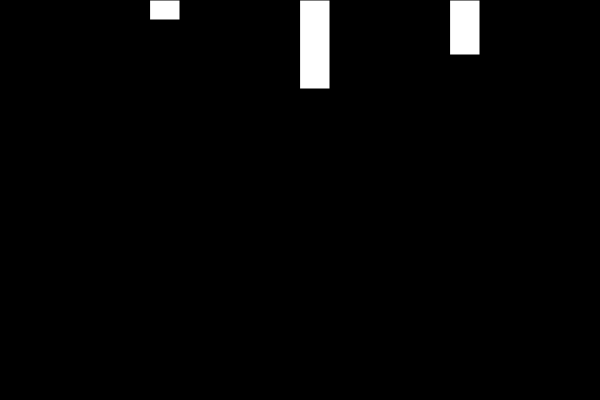
Frame 1 (no input)
Frame 60 (no input): identical to frame 1, image omitted
Frame 120 (the mouse pressed at the canvas centre since frame 60): identical to frame 1, image omitted

The p5.js sketch that drew this single still picture (run headless with seeded random() and noise() and a simulated clock; from frame 60 on, the mouse is pressed at the canvas centre):

// p5.js sketch
// ── sketch.js
// Example 2-10: objects

var ages = { kate: 20, max: 89, kai: 55 };

function setup() {
  createCanvas(600, 400);
}

function draw() {
  background(0);
  rect(width/4, 0, 30, ages.kate);
  rect(2*width/4, 0, 30, ages.max);
  rect(3*width/4, 0, 30, ages.kai);
}
